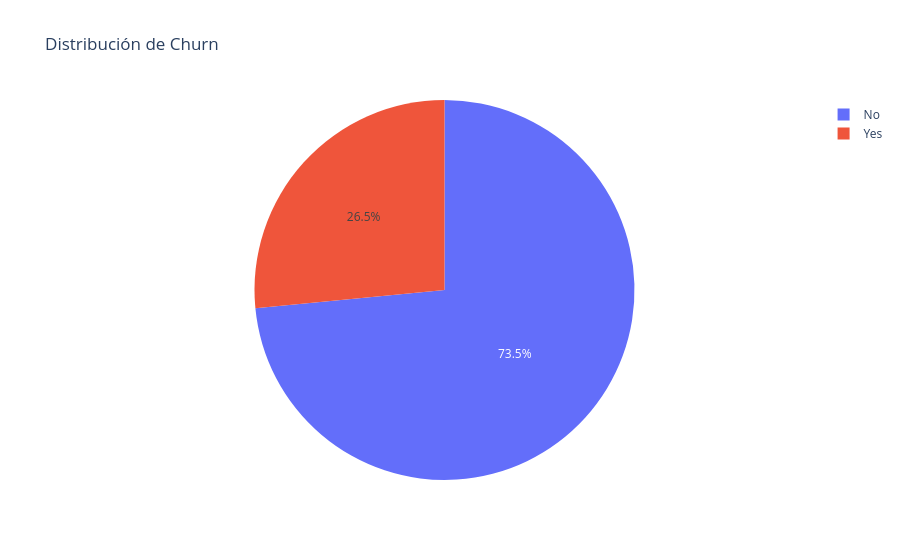
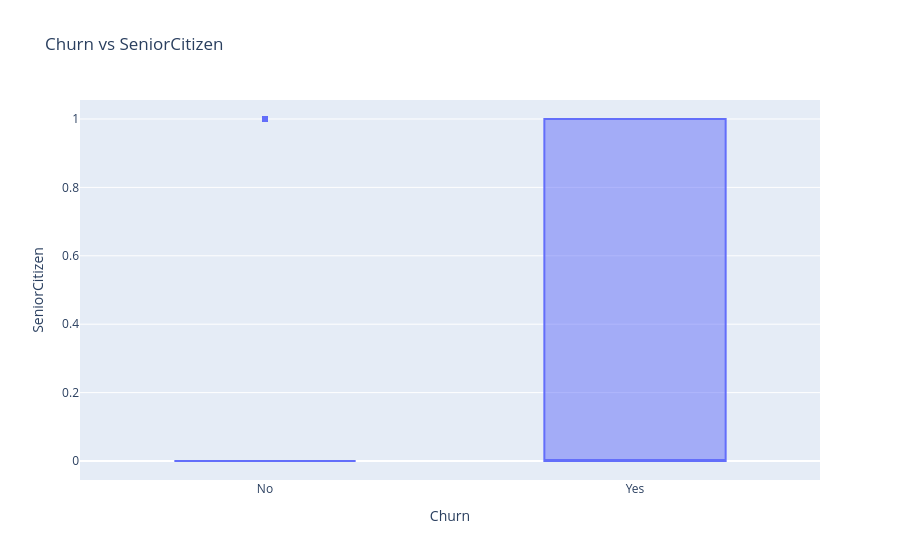
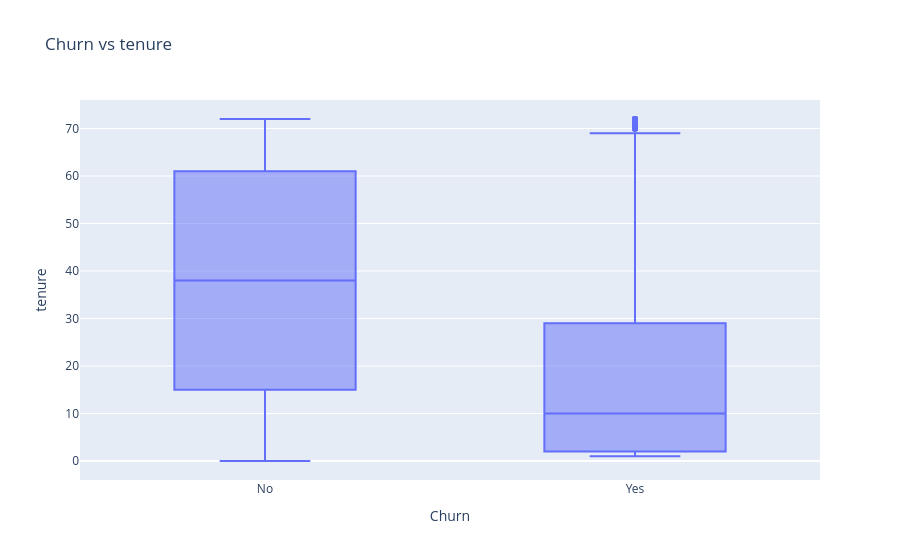
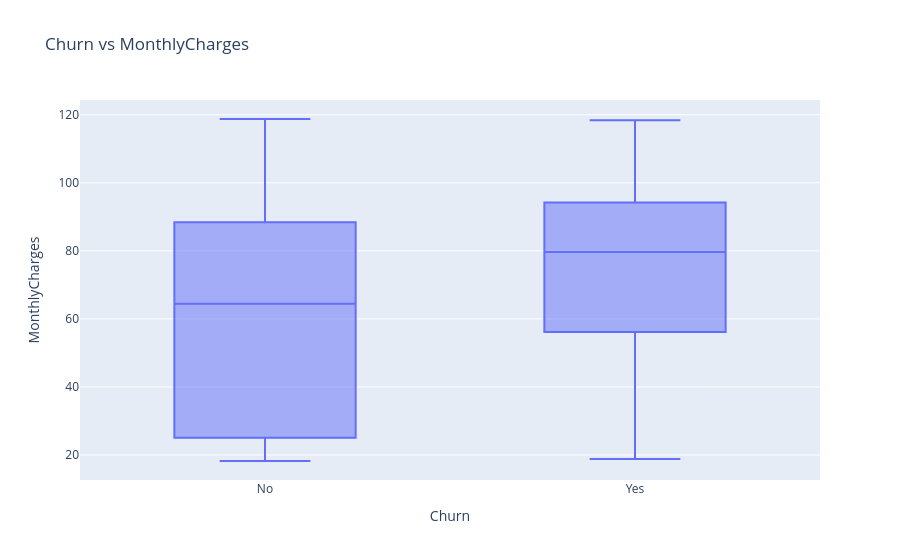

The cell these charts' notebook holds for them, in order:
### Code cell
import sys
import os
sys.path.append(os.path.abspath(os.path.join(os.path.dirname("__file__"), '..')))

import pandas as pd
from src.eda import plot_churn_analysis, summarize_data, plot_distributions, plot_correlation, plot_categorical_counts

df = pd.read_csv("../data/raw/telco_churn.csv")

# Resumen
summarize_data(df)

# Histogramas y boxplots
plot_distributions(df)

# Heatmap correlación
plot_correlation(df)

# Conteo categóricas
#plot_categorical_counts(df)

# Análisis de Churn
plot_churn_analysis(df)

### Figure 1 — Plotly figure (JSON) as saved in the notebook; plotly's stock layout.template omitted (floating-point values rounded to 4 significant figures; data arrays with more than 128 entries replaced by an {"elided": "..."} marker saying what was removed)
{"data": [{"domain": {"x": [0, 1], "y": [0, 1]}, "hovertemplate": "Churn=%{label}<extra></extra>", "labels": {"elided": "7043 str values"}, "legendgroup": "", "name": "", "showlegend": true, "type": "pie"}], "layout": {"legend": {"tracegroupgap": 0}, "title": {"text": "Distribución de Churn"}}}

### Figure 2 — Plotly figure (JSON) as saved in the notebook; plotly's stock layout.template omitted (floating-point values rounded to 4 significant figures; data arrays with more than 128 entries replaced by an {"elided": "..."} marker saying what was removed)
{"data": [{"alignmentgroup": "True", "hovertemplate": "Churn=%{x}<br>SeniorCitizen=%{y}<extra></extra>", "legendgroup": "", "marker": {"color": "#636efa"}, "name": "", "notched": false, "offsetgroup": "", "orientation": "v", "showlegend": false, "type": "box", "x": {"elided": "7043 str values"}, "x0": " ", "xaxis": "x", "y": {"elided": "7043 int values"}, "y0": " ", "yaxis": "y"}], "layout": {"boxmode": "group", "legend": {"tracegroupgap": 0}, "title": {"text": "Churn vs SeniorCitizen"}, "xaxis": {"anchor": "y", "domain": [0, 1], "title": {"text": "Churn"}}, "yaxis": {"anchor": "x", "domain": [0, 1], "title": {"text": "SeniorCitizen"}}}}

### Figure 3 — Plotly figure (JSON) as saved in the notebook; plotly's stock layout.template omitted (floating-point values rounded to 4 significant figures; data arrays with more than 128 entries replaced by an {"elided": "..."} marker saying what was removed)
{"data": [{"alignmentgroup": "True", "hovertemplate": "Churn=%{x}<br>tenure=%{y}<extra></extra>", "legendgroup": "", "marker": {"color": "#636efa"}, "name": "", "notched": false, "offsetgroup": "", "orientation": "v", "showlegend": false, "type": "box", "x": {"elided": "7043 str values"}, "x0": " ", "xaxis": "x", "y": {"elided": "7043 int values"}, "y0": " ", "yaxis": "y"}], "layout": {"boxmode": "group", "legend": {"tracegroupgap": 0}, "title": {"text": "Churn vs tenure"}, "xaxis": {"anchor": "y", "domain": [0, 1], "title": {"text": "Churn"}}, "yaxis": {"anchor": "x", "domain": [0, 1], "title": {"text": "tenure"}}}}

### Figure 4 — Plotly figure (JSON) as saved in the notebook; plotly's stock layout.template omitted (floating-point values rounded to 4 significant figures; data arrays with more than 128 entries replaced by an {"elided": "..."} marker saying what was removed)
{"data": [{"alignmentgroup": "True", "hovertemplate": "Churn=%{x}<br>MonthlyCharges=%{y}<extra></extra>", "legendgroup": "", "marker": {"color": "#636efa"}, "name": "", "notched": false, "offsetgroup": "", "orientation": "v", "showlegend": false, "type": "box", "x": {"elided": "7043 str values"}, "x0": " ", "xaxis": "x", "y": {"elided": "7043 float values"}, "y0": " ", "yaxis": "y"}], "layout": {"boxmode": "group", "legend": {"tracegroupgap": 0}, "title": {"text": "Churn vs MonthlyCharges"}, "xaxis": {"anchor": "y", "domain": [0, 1], "title": {"text": "Churn"}}, "yaxis": {"anchor": "x", "domain": [0, 1], "title": {"text": "MonthlyCharges"}}}}
